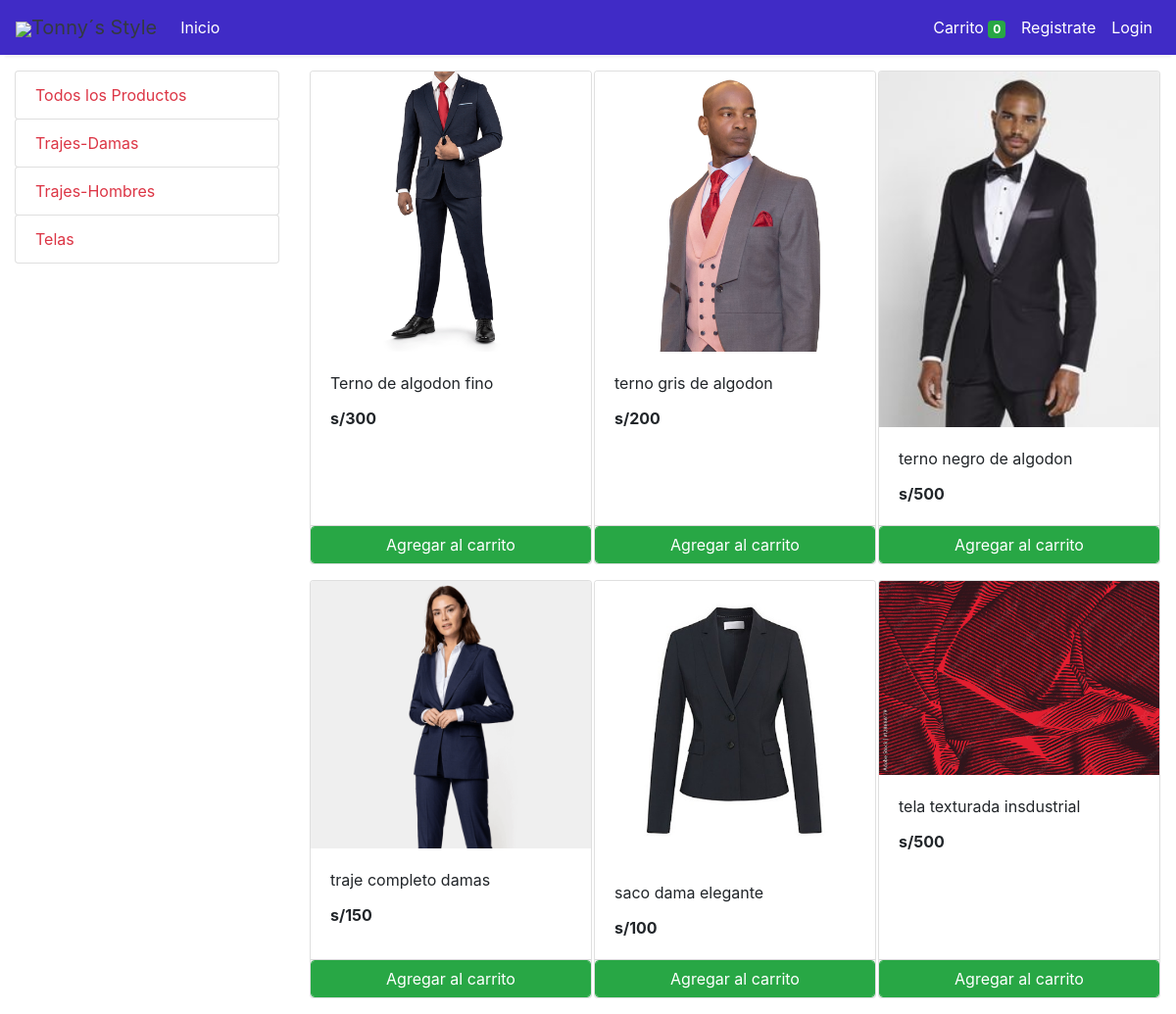
The app's page /store with its own data.
### store/models/category.py (models this page shows, shortened)
class Category(models.Model):
    name= models.CharField(max_length=50)
    @staticmethod
    def get_all_categories():
        return Category.objects.all()

### store/models/product.py (models this page shows, shortened)
class Products(models.Model):
    name = models.CharField(max_length=60)
    price= models.IntegerField(default=0)
    category= models.ForeignKey(Category,on_delete=models.CASCADE,default=1 )
    description= models.CharField(max_length=250, default='', blank=True, null= True)
    image= models.ImageField(upload_to='uploads/products/')
    @staticmethod
    def get_all_products():
        return Products.objects.all()

### store/views/home.py (the view)
# urls.py: path('' , include('store.urls'))
def store(request):
    cart = request.session.get('cart')
    if not cart:
        request.session['cart'] = {}
    products = None
    categories = Category.get_all_categories()
    categoryID = request.GET.get('category')
    if categoryID:
        products = Products.get_all_products_by_categoryid(categoryID)
    else:
        products = Products.get_all_products();
    data = {}
    data['products'] = products
    data['categories'] = categories
    print('you are : ', request.session.get('email'))
    return render(request, 'index.html', data)

### store/templatetags/cart.py (called while the page is built)
@register.filter (name='is_in_cart')
def is_in_cart(product, cart):
    keys = cart.keys ()
    for id in keys:
        if int (id) == product.id:
            return True
    return False

### store/templates/index.html (shortened to what this page needs)
{% extends 'base.html' %}
{% block content %}
{% load cart %}
{% load custom_filter %}
<div class="container-fluid mt-3">
	<div class="row">
		<div class="col-lg-3 mx-auto">
			<div class="list-group">
				<a href="/" class="list-group-item list-group-item-action btn btn-outline-success text-danger">Todos los Productos</a>
				{% for category in categories %}
				<a href="/?category={{category.id}}"
					class="list-group-item list-group-item-action btn btn-outline-success text-danger">{{category.name}}</a>
				{% endfor %}
			</div>
		</div>
		<div id='products' class="col-lg-9 mx-auto">
			<div class="row mx-auto">
				{% for product in products %}
				<div class="card mx-auto mb-3" id={{product.id}} style="width: 18rem;">
					<img class="card-img-top" src="{{product.image.url}}" alt="Card image cap">
					<div class="card-body">
						<p class="card-title">{{product.name}}</p>
						<p class="card-text"><b>s/{{product.price}}</b></p>
					</div>
					<div class="card-footer p-0 no-gutters">
						{% if product|is_in_cart:request.session.cart %}
						<div class="row no-gutters">
							<form action="/#{{product.id}}" class="col-2 " method="post">
								{% csrf_token %}
								<input hidden type="text" name='product' value='{{product.id}}'>
								<input hidden type="text" name='remove' value='True'>
								<input type="submit" value=" - " class="btn btn-block btn-success border-right">
							</form>
							<div class="text-center col btn btn-success">{{product|cart_quantity:request.session.cart}} in Cart</div>
							<form action="/#{{product.id}}" class="col-2 " method="post">
								{% csrf_token %}
								<input hidden type="text" name='product' value='{{product.id}}'>
								<input type="submit" value=" + " class="btn btn-block btn-success border-left">
							</form>
						</div>
						{% else %}
						<form action="/#{{product.id}}" method="POST" class="btn-block">
							<input type="submit" class="float-right btn btn-success form-control"
								value="Agregar al carrito">
						</form>
						{% endif %}
					</div>
				</div>
				{% endfor %}
			</div>
		</div>
	</div>
</div>
{% endblock %}

### store/templates/base.html (shortened to what this page needs)
<!doctype html>
<html lang="en">
<head>
  <link rel="stylesheet" href="https://maxcdn.bootstrapcdn.com/bootstrap/4.0.0/css/bootstrap.min.css"
>
</head>
<body>
<nav class="one-edge-shadow
  navbar navbar-light
  sticky-top navbar
  navbar-expand-lg
  text-white">
    <a class="navbar-brand ms-3 text-dark " href="/">
    <link rel="stylesheet" href="https://use.fontawesome.com/releases/v5.7.0/css/all.css">
    <img src="https://encrypted-tbn0.gstatic.com/images?q=tbn:ANd9GcSjA8L3Aw8osvHCR3njzXQjXlQbpXKiH2kP_Q&s" style="width:50px;height:50px,color:text-light;">Tonny´s Style</a>
    <div class="collapse navbar-collapse" id="navbarSupportedContent">
      <ul class="navbar-nav mr-auto">
        <li class="nav-item active">
          <a class="nav-link text-white" href="/store">Inicio <span class="sr-only">(current)</span></a>
        </li>
          </ul>
      <ul class=" navbar-nav my-2 my-lg-0">
        <li class="nav-item active">
          <a class="nav-link text-white" href="/cart">Carrito
            <span class="badge badge-success">{{request.session.cart.keys|length}}</span>
            <span class="sr-only">(current)</span></a>
        </li>
        {% if request.session.customer %}
        <li class="nav-item active ">
          <a class="nav-link text-white" href="/orders">Ordenes<span class="sr-only">(current)</span></a>
        </li>
        <li class="nav-item active ">
          <a class="nav-link text-white" href="/logout">Cerrar Sesion<span class="sr-only">(current)</span></a>
        </li>
        {% else %}
        <li class="nav-item active">
          <a class="nav-link text-white" href="/signup">Registrate<span class="sr-only">(current)</span></a>
        </li>
        <li class="nav-item active">
          <a class="nav-link text-white" href="/login">Login<span class="sr-only">(current)</span></a>
        </li>
        {% endif %}
      </ul>
    </div>
  </nav>
  {% block content %} {% endblock %}
</body>
</html>

### store/templates/base.html (style rules this page uses)
nav { background-color: rgb(64, 43, 198); }
.one-edge-shadow { box-shadow: 0 8px 2px -5px rgb(246, 245, 245); }

### records on screen
Category: name "Trajes-Damas"
Category: name "Trajes-Hombres"
Category: name "Telas"
Products: image (picture), name "Terno de algodon fino", price "300"
Products: image (picture), name "terno gris de algodon", price "200"
Products: image (picture), name "terno negro de algodon", price "500"
Products: image (picture), name "traje completo damas", price "150"
Products: image (picture), name "saco dama elegante", price "100"
Products: image (picture), name "tela texturada insdustrial", price "500"

### other values on screen
{{ request.session.cart.keys|length }} "0"
